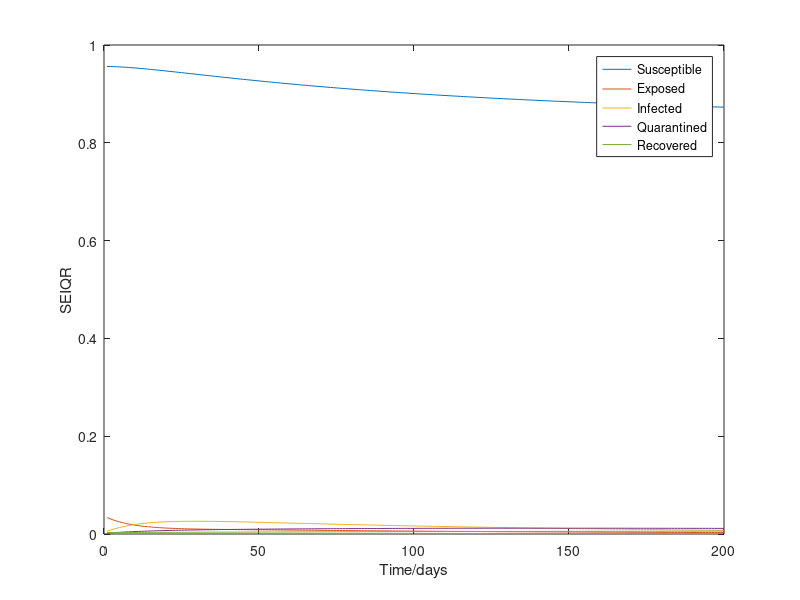

This chart was generated by the following MATLAB code:
clear all;
clc;
t=0;
for i=1:200
    t=t+1;
s0 = 7/2 - (127184377/50000000)*exp(-(1/50000)*t);
e0 = (1139/31250)*exp(-(69/800)*t);
a0 = (30487/10000000)*exp(-(261/25000)*t);
q0 = (2439/2000000)*exp(-(261/100000)*t);
r0 = (29709/10000000)*exp(-(1/50000)*t);

s1 = ((213409/8336000)*exp(-(521/50000)*t) - (3877470101599/208800000000000)*exp(-(261/25000)*t) - (34466966167/1160000000000)*exp(-(261/100000)*t) + (2439/59200)*exp(-(259/100000)*t) - (74531826777249457/4025037600000000000))*exp(-(1/50000)*t);
e1 = 5691/4460800*exp(-261/100000*t) - 310202695503/334480000000000*exp(-263/100000*t) - 3877470101599/1515800000000000*exp(-523/50000*t) + 30487/8664000*exp(-261/25000*t) - 12525628603579148031427/9567826705179600000000000*exp(-69/800*t);
a1 = -4067369/118453125*exp(-69/800*t) + 4067369/118453125*exp(-261/25000*t);
q1 = -9581/1537500*exp(-69/800*t) - 30487/27187500*exp(-261/25000*t) + 683016/92890625*exp(-261/100000*t);
r1 = -58089/269468750*exp(-69/800*t) - 30487/416800000*exp(-261/25000*t) - 217071/259000000*exp(-261/100000*t) + 1048920814591/930863197600000*exp(-1/50000*t);

s2 = (-788104451/19144353450*exp(-8623/100000*t) + 96739488693/321509516800000*exp(-1303/100000*t) + 929457169/9936512000000*exp(-1043/50000*t) + 2282033371/8181523500*exp(-521/50000*t) - 118212430987448713/1743897600000000000000*exp(-261/12500*t) - 1050794397533329/4844160000000000000*exp(-261/20000*t) - 8599565304525637118382401593/42475223583475200000000000000*exp(-261/25000*t) - 9340547831257/53824000000000000*exp(-261/50000*t) - 686733235203517393411127/3828615765120000000000000*exp(-261/100000*t) + 1366032/5499125*exp(-259/100000*t) + 100234573611362027/3351038906250000000*exp(-69/800*t) + 5948721/24627200000*exp(-13/2500*t) - 2262088368016273773487172215757789699/16827542105219399980108800000000000000)*exp(-1/50000*t);
e2 = (-788104451/222015000000*t - 1050794397533329/27164416000000000000*exp(3659/50000*t) + 1982907/127919360000*exp(8103/100000*t) - 686733235203517393411127/122662394743040000000000000*exp(4181/50000*t) + 32246496231/602059264000000*exp(183/2500*t) + 796852/103591625*exp(2091/25000*t) - 118212430987448713/5458032000000000000000*exp(1307/20000*t) + 6506200183/217969728000000*exp(6537/100000*t) - 8599565304525637118382401593/308352221780803200000000000000*exp(7579/100000*t) + 2282033371/59524116750*exp(7581/100000*t) - 84064930481313/7517728000000000000*exp(8101/100000*t) - 100234573611362027/777052500000000*exp(-1/50000*t) + 213401164850965605807037227415712950661961001578680668417/1654519629381831089216118156358371197808000000000000000)*exp(-69/800*t);
a2 = (4555810841/391500000000*exp(783/100000*t) - 6623617709/781000000000*exp(781/100000*t) + 1826948903/200000000*exp(-1/50000*t) + 628284147/2500000000000*t + 164032997/133000000000*exp(-7581/100000*t) - 743309131720965151/81332559000000000)*exp(-261/25000*t);
q2 = (364873117/20000000000000*t + 294030847/209100000000*exp(-2091/25000*t) - 17150651/900000000*exp(-783/100000*t) + 1828995331/392500000000*exp(-157/20000*t) + 132620741/200000000*exp(-1/50000*t) - 3201356962505651/4924305000000000)*exp(-261/100000*t);
r2 = 254301927/1077875000000*exp(-69/800*t) - 8382915401/10420000000000*exp(-261/25000*t) + 326149517/2610000000000*exp(-523/50000*t) + 16423023/90625000000*exp(-263/100000*t) - 137388199/25900000000*exp(-261/100000*t) + 169065181831494161867/30369411821700000000000*exp(-1/50000*t);

S(t)=s0+s1+s2;
E(t)=e0+e1+e2;
I(t)=a0+a1+a2;
Q(t)=q0+q1+q2;
R(t)=r0+r1+r2;

    fprintf('S(%.1f)= %.6f\n',t,S(t));
    fprintf('E(%.1f)= %.6f\n',t,E(t));
    fprintf('I(%.1f)= %.6f\n',t,I(t));
    fprintf('Q(%.1f)= %.6f\n',t,Q(t));
    fprintf('R(%.1f)= %.6f\n',t,R(t));

xx(i)=i;
end

plot(xx,S(1:i),xx,E(1:i),xx,I(1:i),xx,Q(1:i),xx,R(1:i));
hold on
xlabel('Time/days')
ylabel('SEIQR')
legend('Susceptible','Exposed','Infected','Quarantined','Recovered')


